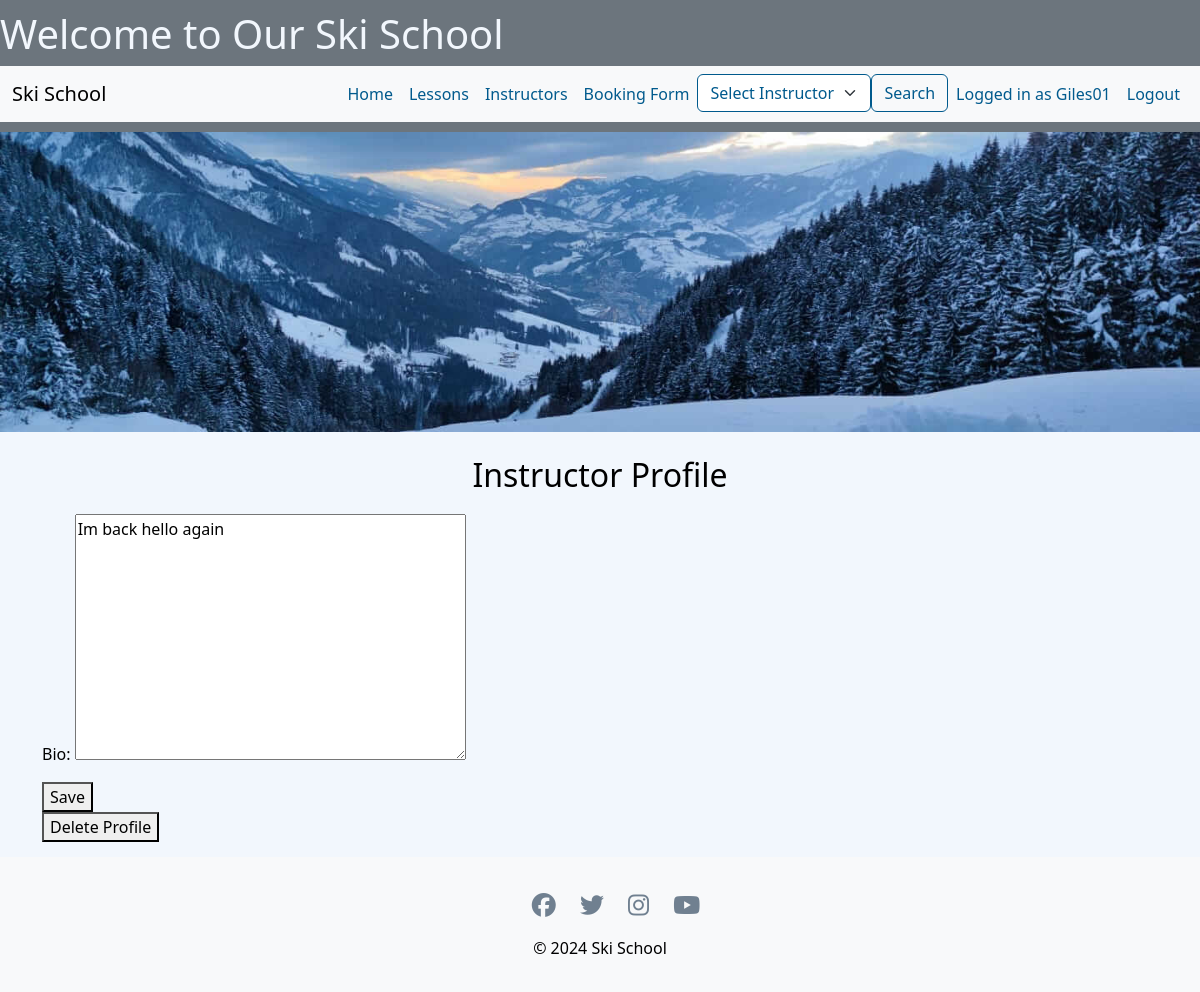
Page /instructor/profile/ (signed in) on the earlier database version.
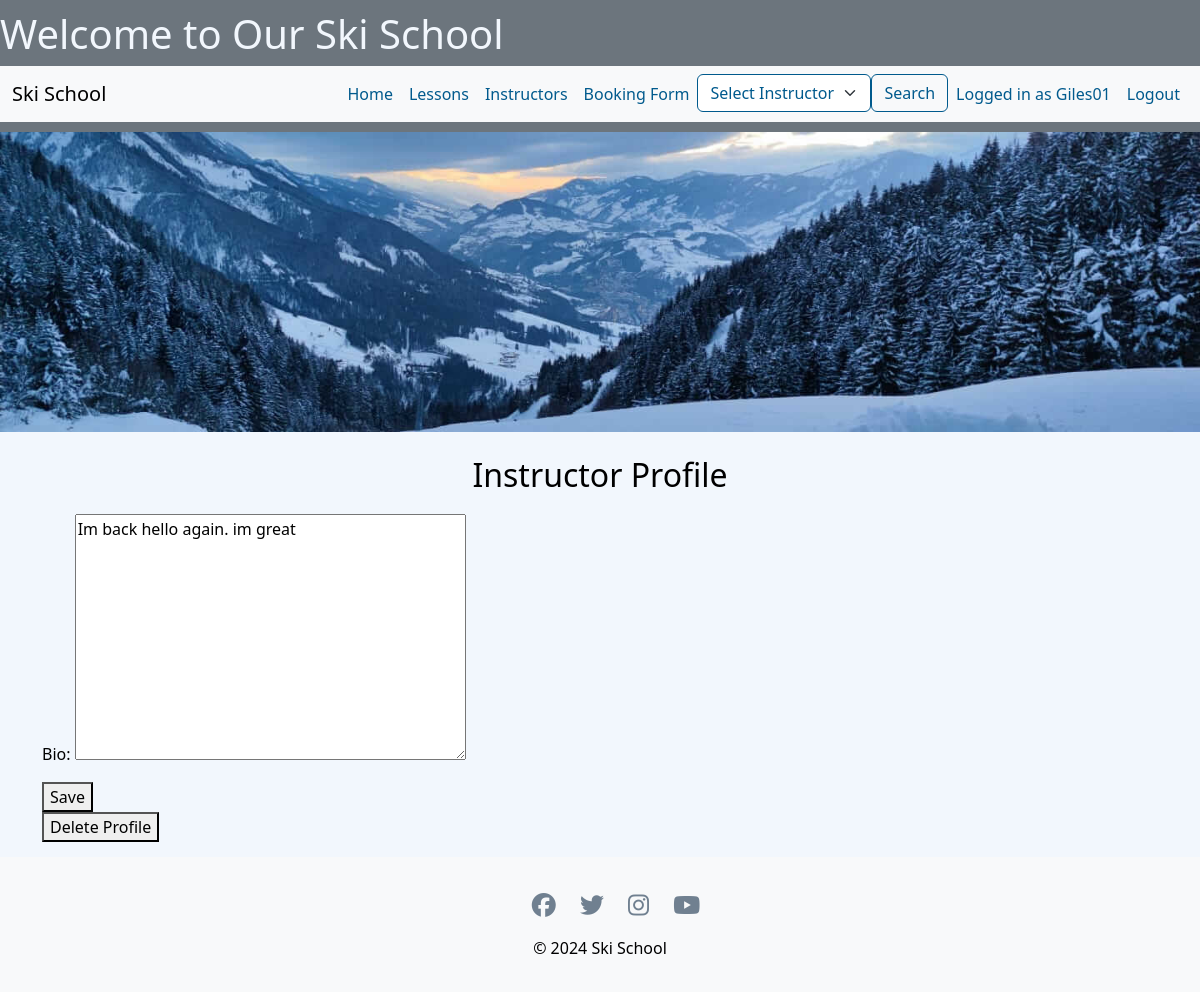
Same page on the later database version.
### booking/models.py (models this page shows, shortened)
class Instructor(models.Model):
    user = models.OneToOneField(User, on_delete=models.CASCADE)
    bio = models.TextField(blank=True)

### booking/views.py (the view)
# urls.py: path('instructor/profile/', views.instructor_profile, name='instructor_profile'),
@login_required
def instructor_profile(request):
    try:
        instructor = Instructor.objects.get(user=request.user)
    except Instructor.DoesNotExist:
        messages.error(request, 'SORRY YOU ARE NOT A INSTRUCTOR. PLEASE BOOK A LESSON')
        return redirect('home')
    if request.method == 'POST':
        form = InstructorForm(request.POST, instance=instructor)
        if form.is_valid():
            form.save()
            messages.success(request, 'Profile updated successfully!')
            return redirect('instructor_profile')
    else:
        form = InstructorForm(instance=instructor)
    return render(request, 'booking/instructor_profile.html', {'form': form})

### booking/forms.py
class InstructorForm(forms.ModelForm):
    class Meta:
        model = Instructor
        fields = ['bio']

### booking/context_processors.py (called while the page is built)
def instructors(request):
    return {'instructors': Instructor.objects.all()}

### booking/templates/booking/instructor_profile.html (shortened to what this page needs)
{% extends 'booking/base.html' %}
{% block content %}
    <h2>Instructor Profile</h2>
    <form method="post">
        {{ form.as_p }}
        <button type="submit">Save</button>
    </form>
    <form action="{% url 'delete_instructor_profile' %}" method="post" id="delete-form">
        <button type="submit" onclick="return confirmDelete()">Delete Profile</button>
    </form>
{% endblock %}

Differences in the rows shown:
changed Instructor: bio "Im back hello again" → "Im back hello again. im great"
